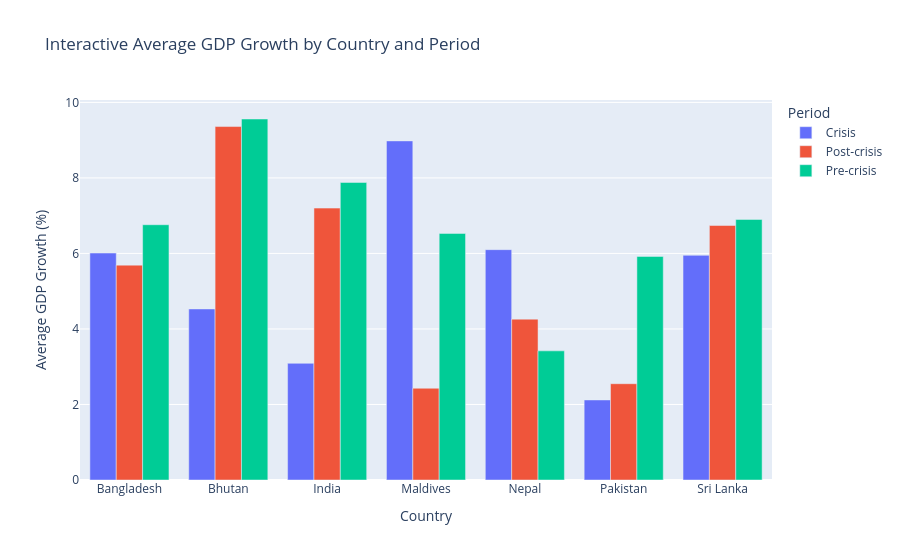

The notebook cell this image was saved under:
### Markdown cell above
## Average by period

### Code cell
fig_bar = px.bar(
    country_period_avg,
    x="country_name",
    y="gdp_growth_pct",
    color="period",
    barmode="group",
    title="Interactive Average GDP Growth by Country and Period",
    labels={
        "country_name": "Country",
        "gdp_growth_pct": "Average GDP Growth (%)",
        "period": "Period"
    }
)

fig_bar.show()

### Figure 1 — Plotly figure (JSON) as saved in the notebook; plotly's stock layout.template omitted (floating-point values rounded to 4 significant figures)
{"data": [{"alignmentgroup": "True", "hovertemplate": "Period=Crisis<br>Country=%{x}<br>Average GDP Growth (%)=%{y}<extra></extra>", "legendgroup": "Crisis", "marker": {"color": "#636efa", "pattern": {"shape": ""}}, "name": "Crisis", "offsetgroup": "Crisis", "orientation": "v", "showlegend": true, "textposition": "auto", "type": "bar", "x": ["Bangladesh", "Bhutan", "India", "Maldives", "Nepal", "Pakistan", "Sri Lanka"], "xaxis": "x", "y": [6.01, 4.53, 3.09, 8.98, 6.1, 2.12, 5.95], "yaxis": "y"}, {"alignmentgroup": "True", "hovertemplate": "Period=Post-crisis<br>Country=%{x}<br>Average GDP Growth (%)=%{y}<extra></extra>", "legendgroup": "Post-crisis", "marker": {"color": "#EF553B", "pattern": {"shape": ""}}, "name": "Post-crisis", "offsetgroup": "Post-crisis", "orientation": "v", "showlegend": true, "textposition": "auto", "type": "bar", "x": ["Bangladesh", "Bhutan", "India", "Maldives", "Nepal", "Pakistan", "Sri Lanka"], "xaxis": "x", "y": [5.69, 9.36, 7.2, 2.43, 4.26, 2.55, 6.74], "yaxis": "y"}, {"alignmentgroup": "True", "hovertemplate": "Period=Pre-crisis<br>Country=%{x}<br>Average GDP Growth (%)=%{y}<extra></extra>", "legendgroup": "Pre-crisis", "marker": {"color": "#00cc96", "pattern": {"shape": ""}}, "name": "Pre-crisis", "offsetgroup": "Pre-crisis", "orientation": "v", "showlegend": true, "textposition": "auto", "type": "bar", "x": ["Bangladesh", "Bhutan", "India", "Maldives", "Nepal", "Pakistan", "Sri Lanka"], "xaxis": "x", "y": [6.76, 9.56, 7.88, 6.53, 3.42, 5.92, 6.9], "yaxis": "y"}], "layout": {"barmode": "group", "legend": {"title": {"text": "Period"}, "tracegroupgap": 0}, "title": {"text": "Interactive Average GDP Growth by Country and Period"}, "xaxis": {"anchor": "y", "domain": [0, 1], "title": {"text": "Country"}}, "yaxis": {"anchor": "x", "domain": [0, 1], "title": {"text": "Average GDP Growth (%)"}}}}
